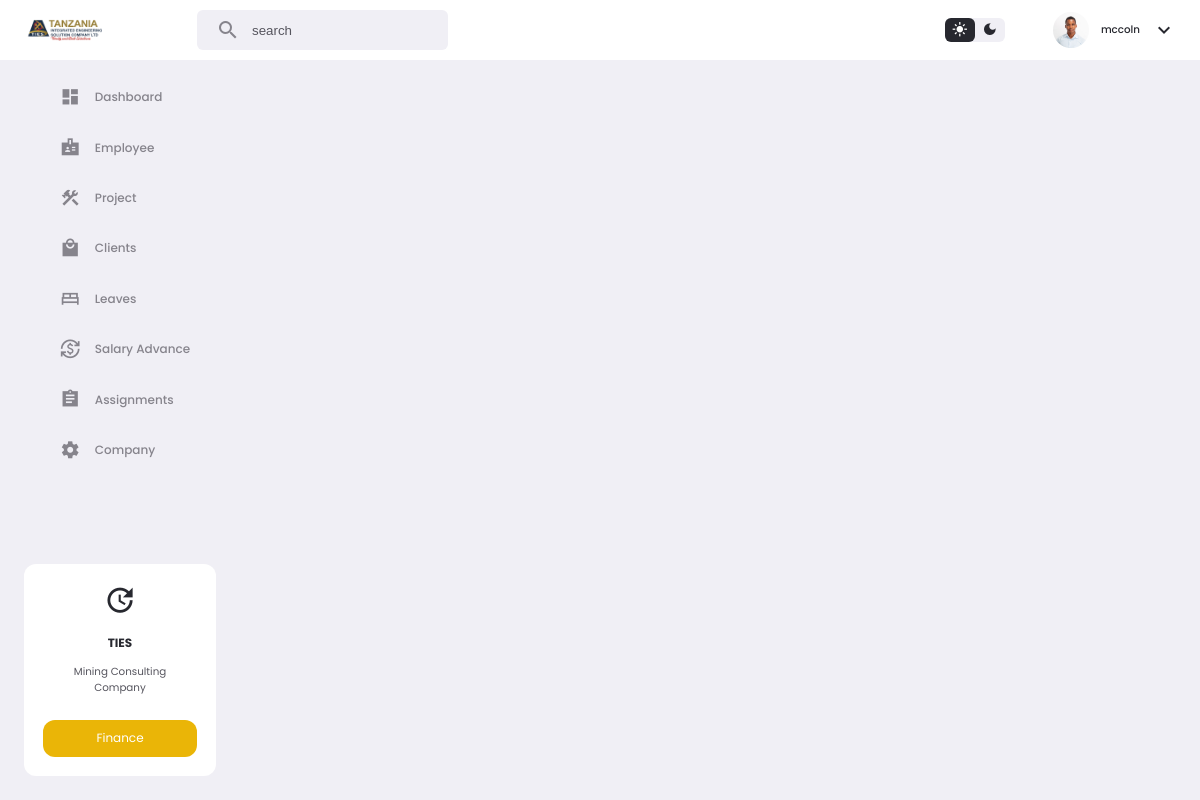
The page /leavesRequest/ (signed in) on the database its author committed.
### app/models.py (models this page shows, shortened)
class CustomUser(AbstractUser):
    email = models.EmailField(unique=True)
    phone = models.CharField(max_length=15, null=True,blank=True, default="null")
    image = models.ImageField(upload_to='media/', blank=True, null=True)
    middle_name = models.CharField(max_length=100, null=True, blank=True)
    gender = models.CharField(max_length=100, null=True, blank=True)
    birthDate = models.DateField(null=True, blank=True)
    nextKinName = models.CharField(max_length=100, null=True, blank=True)
    nextKinRelation = models.CharField(max_length=100, null=True, blank=True)
    nextKinAddress = models.CharField(max_length=100, null=True, blank=True)
    nextKinPhone = models.CharField(max_length=100, null=True, blank=True)
    nida = models.CharField(max_length=100, null=True, blank=True)
    homeAddress = models.CharField(max_length=100, null=True, blank=True)
    uniName = models.CharField(max_length=100, null=True, blank=True)
    uniLevel = models.CharField(max_length=100, null=True, blank=True)
    uniCourse = models.CharField(max_length=100, null=True, blank=True)
    startYear = models.CharField(max_length=100, null=True, blank=True)
    endYear = models.CharField(max_length=100, null=True, blank=True)
    role = models.CharField(max_length=50, null=True,blank=True, default="user")
    signedDate = models.DateField(null=True, blank=True)
    expireDate = models.DateField(null=True, blank=True)
    contractDuration = models.CharField(max_length=100, null=True, blank=True)
    remainDuration = models.CharField(max_length=100, null=True, blank=True)
    attachment = models.FileField(upload_to='attachments/', null=True, blank=True)

### app/views.py (the view, shortened to what this page needs)
# urls.py: path('leavesRequest/', views.leavesRequest, name='leavesRequest'),
def leavesRequest(request):
    form = LeavesRequestForm()
    context = {
         'form':form
    }
    return render(request,'app/leavesRequest.html')

### app/templatetags/custom_filters.py (called while the page is built)
@register.filter(name='is_in_group')
def is_in_group(user, group_name):
    return user.groups.filter(name=group_name).exists()

### app/templates/app/leavesRequest.html (shortened to what this page needs)
{% extends 'app/base2.html' %}
{% load static %}
{% load humanize %}

### app/templates/app/base2.html (shortened to what this page needs)
{% load static %}
{% load custom_filters %}
<!DOCTYPE html>
<html lang="en">
<head>
      <link rel="stylesheet" href="{% static 'app/home2.css' %}">
        <link rel="stylesheet" href="https://cdnjs.cloudflare.com/ajax/libs/cleave.js/1.6.0/addons/cleave-phone.us.css" />
</head>
<body>
    <nav>
        <div class="container">
            <img src="{% static 'app/images/logo1.png' %}" class="logo" alt="">
            <div class="search-bar">
                <span class="material-icons-sharp">search</span>
                <input type="search" placeholder="search">
            </div>
            <div class="profile-area">
                <div class="theme-btn">
                    <span class="material-icons-sharp active">light_mode</span>
                    <span class="material-icons-sharp">dark_mode</span>
                </div>
                <div class="profile">
                    <div class="profile-photo">
                        {% if user.image %}
                        <img src="{{user.image.url}}" alt="">
                        {% else %}
                        <img src="{% static 'app/images/profile-1.jpg' %}" alt="">
                        {% endif %}
                    </div>
                    <h5>{{user.username}}</h5>
                    <span class="material-icons-sharp">expand_more</span>
                </div>
            </div>
        </div>
    </nav>
    <main>
        <aside>
            <div class="sidebar">
                <a href="{% url 'home' %}" class="{% if request.path == '/' %}active{% endif %}">
                    <span class="material-icons-sharp">dashboard</span>
                    <h4>Dashboard</h4>
                </a>
                {% if user|is_in_group:"directors" or user|is_in_group:"hr" %}
                <a href="{% url 'employees' %}" class="{% if request.path == '/employees/' %}active{% endif %}">
                    <span class="material-icons-sharp">badge</span>
                    <h4>Employee</h4>
                </a>
                {% else%}
                <a href="{% url 'user_details' %}" class="{% if request.path == '/employees/' %}active{% endif %}">
                    <span class="material-icons-sharp">badge</span>
                    <h4>Profile</h4>
                </a>
                {% endif %}
                {% if user|is_in_group:"finance" or user|is_in_group:"directors" or user|is_in_group:"hr" %}
                    <a href="{% url 'project' %}" class="{% if request.path == '/project/' %}active{% endif %}">
                        <span class="material-icons-sharp">construction</span>
                        <h4>Project</h4>
                    </a>
                    <a href="{% url 'clients' %}" class="{% if request.path == '/clients/' %}active{% endif %}">
                        <span class="material-icons-sharp">local_mall</span>
                        <h4>Clients</h4>
                    </a>
                {% endif %}
                <a href="{% url 'leaves' %}" class="{% if request.path == '/leaves/' %}active{% endif %}">
                    <span class="material-icons-sharp">bed</span>
                    <h4>Leaves</h4>
                </a>
                <a href="{% url 'salaryAdvance' %}" class="{% if request.path == '/salaryAdvance/' %}active{% endif %}">
                    <span class="material-icons-sharp">currency_exchange</span>
                    <h4>Salary Advance</h4>
                </a>
                <a href="{% url 'assignment' %}" class="{% if request.path == '/assignment/' %}active{% endif %}">
                    <span class="material-icons-sharp">assignment</span>
                    <h4>Assignments</h4>
                </a>
                <a href="{% url 'company' %}" class="{% if request.path == '/company/' %}active{% endif %}">
                    <span class="material-icons-sharp">settings</span>
                    <h4>Company</h4>
                </a>
            </div>
            <div class="updates">
                <span class="material-icons-sharp">update</span>
                <h4>TIES</h4>
                <p>Mining Consulting</p>
                <p>Company</p>
                <a href="{% url 'overview' %}">Finance</a>
            </div>
        </aside>
    </main>
</body>
</html>

### app/static/app/home2.css (style rules this page uses)
:root { --color-white: #ffffff; --color-light: #f0eff5; --color-gray-light: #86848c; --color-gray-dark: #56555e; --color-dark: #27282f; --color-primary: rgb(234,181,7); --color-success: rgb(34,202,75); --color-danger: rgb(255,67,54); --color-warning: rgb(71, 7, 234); --color-purple: rgb(160,99,245); --color-primary-light: rgba(71,7,234,0.2); --color-success-light: rgba(34,202,75,0.2); --color-danger-light: rgba(255,67,54,0.2); --color-purple-light: rgba(160,99,245,0.2); --color-warning-light: rgba(234,181,7,0.2); --color-white-light: rgba(255, 255, 255, 0.6); --company-color-1: #1a3048; --company-color-2: #9f893c; --company-color-3: #ffbf00; --card-padding: 1.6rem; --padding-1: 1rem; --padding-2: 8px; --card-border-radius: 1.6rem; --border-radius-1: 1rem; --border-radius-2: 6px; }
* { margin: 0; padding: 0; outline: 0; border: 0; appearance: none; text-decoration: none; list-style: none; box-sizing: border-box; }
html { font-size: 12px; }
body { background: var(--color-light); font-family: poppins, sans-serif; min-height: 100vh; color: var(--color-dark); }
img { width: 100%; }
h4 { font-size: 1rem; }
h5 { font-size: 0.86rem; font-weight: 500; }
p { font-size: 0.86rem; color: var(--color-gray-dark); }
nav { width: 100%; background: var(--color-white); padding: 1rem 0; }
nav .container { display: flex; justify-content: space-between; align-items: center; position: relative; width: 96%; margin: 0 auto; }
nav img.logo { width: 7rem; }
nav .search-bar { background: var(--color-light ); padding: var(--padding-2) var(--card-padding); width: 32vm; border-radius: var(--border-radius-2); display: flex; align-items: center; gap: 1rem; color: var(--color-gray-light); position: absolute; left: 15%; }
nav .search-bar input[type="search"] { color: var(--color-dark); background: transparent; width: 100%; }
nav .search-bar input[type="search"]::placeholder { color: var(--color-gray-dark); }
nav .profile-area { display: flex; align-items: center; justify-content: space-between; gap: 4rem; }
nav .profile-area .theme-btn { display: flex; background: var(--color-light); width: 5rem; height: 2rem; border-radius: var(--border-radius-2); cursor: pointer; }
nav .profile-area .theme-btn span { width: 50%; height: 100%; display: flex; align-items: center; justify-content: center; font-size: 1.3rem; }
nav .profile-area .theme-btn .active { background: var(--color-dark); border-radius: var(--border-radius-2); color: var(--color-white); }
nav .profile-area .profile { display: flex; gap: 1rem; align-items: center; }
nav .profile-area .profile-photo { display: block; width: 3rem; height: 3rem; border-radius: 50%; overflow: hidden; }
main { display: grid; grid-template-columns: 16rem auto; gap: 2rem; width: 96%; margin: 1rem auto 4rem; }
main aside { display: flex; flex-direction: column; justify-content: space-between; height: 88vh; }
main aside .sidebar a { display: flex; align-items: center; gap: 1.2rem; height: 4.2rem; color: var(--color-gray-light); position: relative; }
main aside .sidebar a span { font-size: 1.7rem; margin-left: 3rem; transition: all 300ms ease; }
main aside .sidebar h4 { font-weight: 500; }
main aside .updates { background: var(--color-white); border-radius: var(--border-radius-1); text-align: center; padding: var(--card-padding); }
main aside .updates span { font-size: 2.8rem; }
main aside .updates h4 { margin: 1rem 0; }
main aside .updates a { display: block; width: 100%; background: var(--color-primary); color: var(--color-white); border-radius: var(--border-radius-1); padding: 0.8rem 0; margin-top: 2rem; transition: all 300ms ease; }

### rows shown on the page
CustomUser: image (picture), username "mccoln"
